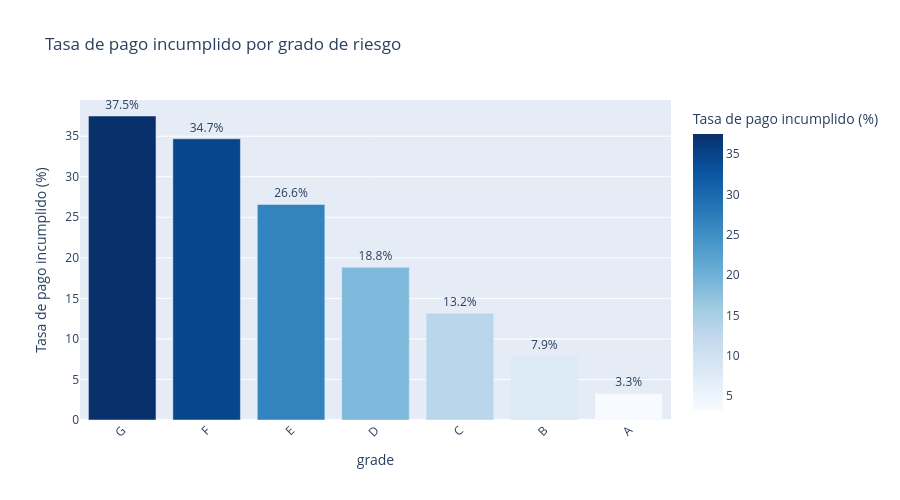

This figure's notebook cell:
### Markdown cell above
### **Relacion entre tipo de tenencia de hogar y cumplimiento de credito**

### Code cell
tasa = df_va.groupby('grade')['default'].mean().mul(100).round(2).sort_values(ascending=False).reset_index()
tasa.columns = ['grade', 'Tasa de pago incumplido (%)']

fig = px.bar(
    tasa,
    x='grade',
    y='Tasa de pago incumplido (%)',
    title='Tasa de pago incumplido por grado de riesgo',
    color='Tasa de pago incumplido (%)',
    color_continuous_scale='Blues',
    text='Tasa de pago incumplido (%)'
)

fig.update_traces(texttemplate='%{text:.1f}%', textposition='outside')
fig.update_layout(xaxis_tickangle=-45, width=900, height=500)
fig.show()

### Figure 1 — Plotly figure (JSON) as saved in the notebook; plotly's stock layout.template omitted (floating-point values rounded to 4 significant figures)
{"data": [{"hovertemplate": "grade=%{x}<br>Tasa de pago incumplido (%)=%{marker.color}<extra></extra>", "legendgroup": "", "marker": {"color": [37.49, 34.68, 26.58, 18.83, 13.18, 7.93, 3.28], "coloraxis": "coloraxis", "pattern": {"shape": ""}}, "name": "", "orientation": "v", "showlegend": false, "text": [37.49, 34.68, 26.58, 18.83, 13.18, 7.93, 3.28], "textposition": "outside", "texttemplate": "%{text:.1f}%", "type": "bar", "x": ["G", "F", "E", "D", "C", "B", "A"], "xaxis": "x", "y": [37.49, 34.68, 26.58, 18.83, 13.18, 7.93, 3.28], "yaxis": "y"}], "layout": {"barmode": "relative", "coloraxis": {"colorbar": {"title": {"text": "Tasa de pago incumplido (%)"}}, "colorscale": [[0, "rgb(247,251,255)"], [0.125, "rgb(222,235,247)"], [0.25, "rgb(198,219,239)"], [0.375, "rgb(158,202,225)"], [0.5, "rgb(107,174,214)"], [0.625, "rgb(66,146,198)"], [0.75, "rgb(33,113,181)"], [0.875, "rgb(8,81,156)"], [1, "rgb(8,48,107)"]]}, "height": 500, "legend": {"tracegroupgap": 0}, "title": {"text": "Tasa de pago incumplido por grado de riesgo"}, "width": 900, "xaxis": {"anchor": "y", "domain": [0, 1], "tickangle": -45, "title": {"text": "grade"}}, "yaxis": {"anchor": "x", "domain": [0, 1], "title": {"text": "Tasa de pago incumplido (%)"}}}}
